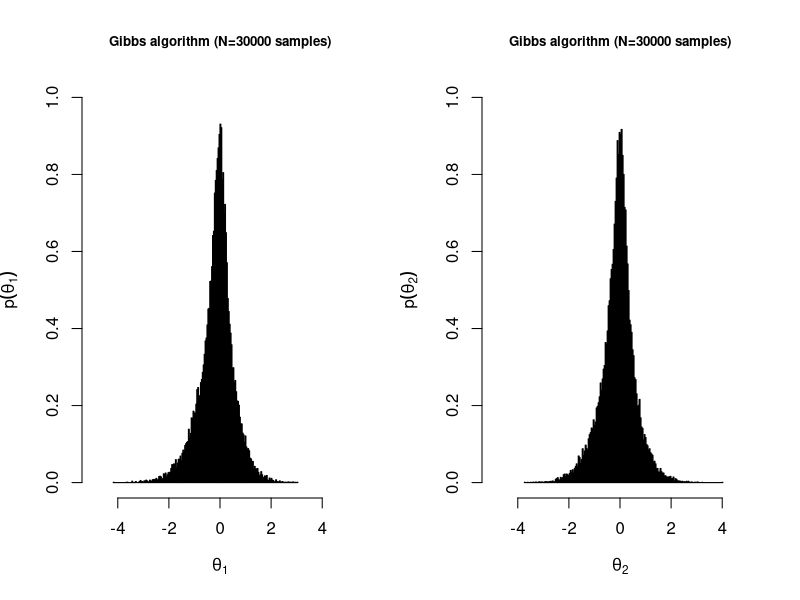
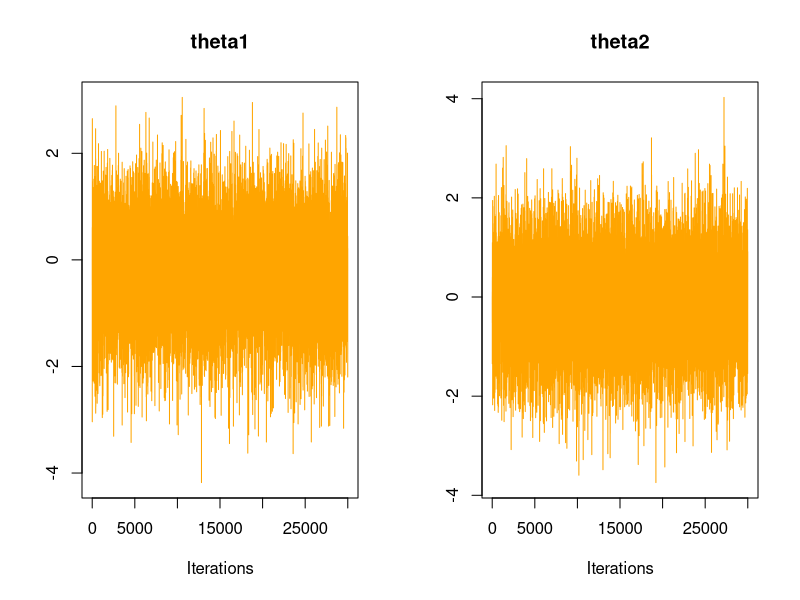

Recreate these plots in R, in order.

library(coda)

############ 2.3 Gibbs algorithm 
############ 
gibbs_sampler <- function(N = 50000, burnin = 20000, my_seed = 2025,
                          theta1_init =0.1,theta2_init=0.1){
  #set seed
  set.seed(my_seed)
  #sample storage
  theta1_sample <-theta2_sample  <- numeric(N)
  #initialise values
  theta1_sample[1]= theta1_init
  theta2_sample[1]= theta2_init
  
  for (i in 2:N) {
    theta1_sample[i] <- rnorm(1,
                     mean = -(cos(2 * pi + 0.3) * theta2_sample[i - 1] + 0.3) /
                       (2 * (8 * theta2_sample[i - 1]^2 + 0.5)),
                     sd = 1 / sqrt(2 * (8 * theta2_sample[i - 1]^2 + 0.5)))
  
    theta2_sample[i] <- rnorm(1,
                     mean = -(cos(2 * pi + 0.3) * theta1_sample[i] + 0.2) /
                       (2 * (8 * theta1_sample[i]^2 + 0.5)),
                     sd = 1 / sqrt(2 * (8 * theta1_sample[i]^2 + 0.5)))
}

# Return samples after burn-in
  theta1_sample = theta1_sample[(burnin + 1):N]
  theta2_sample = theta2_sample[(burnin + 1):N]
# set an out list
  outlist <- list(theta1 = theta1_sample,
                  theta2 = theta2_sample,
                  N = N,
                  burnin = burnin)
  return(outlist)
}


# Summary and assessing convergence 
MCMCsample <- gibbs_sampler()
theta1 <- MCMCsample$theta1
theta2 <- MCMCsample$theta2

#Histograms
par(mfrow=c(1,2))
hist(theta1, breaks = seq(min(theta1), max(theta1), length.out = 200), freq = FALSE,
     xlim = c(-5,5), ylim=c(0,1), ylab=expression(p(theta[1])), xlab=expression(theta[1]), 
     col="green", main="Gibbs algorithm (N=30000 samples)", cex.main=0.8)


hist(theta2, breaks = seq(min(theta2), max(theta2), length.out = 200), freq = FALSE,
     xlim = c(-5,5), ylim=c(0,1), ylab=expression(p(theta[2])), xlab=expression(theta[2]),
     col="green", main="Gibbs algorithm (N=30000 samples)", cex.main=0.8)


####Trace Plots
par(mfrow = c(1,2))
coda::traceplot(as.mcmc(theta1), main = "theta1", col = "orange")
coda::traceplot(as.mcmc(theta2), main = "theta2", col = "orange")

###summary of 
summary(theta1)
HPDinterval(as.mcmc(theta1))
quantile(theta1, probs = c(0.025, 0.975))

summary(theta2)
HPDinterval(as.mcmc(theta2))
quantile(theta1, probs = c(0.025, 0.975))

## Question 5 ---------------------
#--- Geweke diagnostic
coda::geweke.diag(as.mcmc(theta1))
coda::geweke.diag(as.mcmc(theta2))

## Question 6 -------------
mean(theta1)
quantile(theta1, probs = c(0.025, 0.975))

## Question 7 -------------
#estimate the probability P(theta1 > 0.5)
(1+sum(theta1>0.5))/(30000+1)


